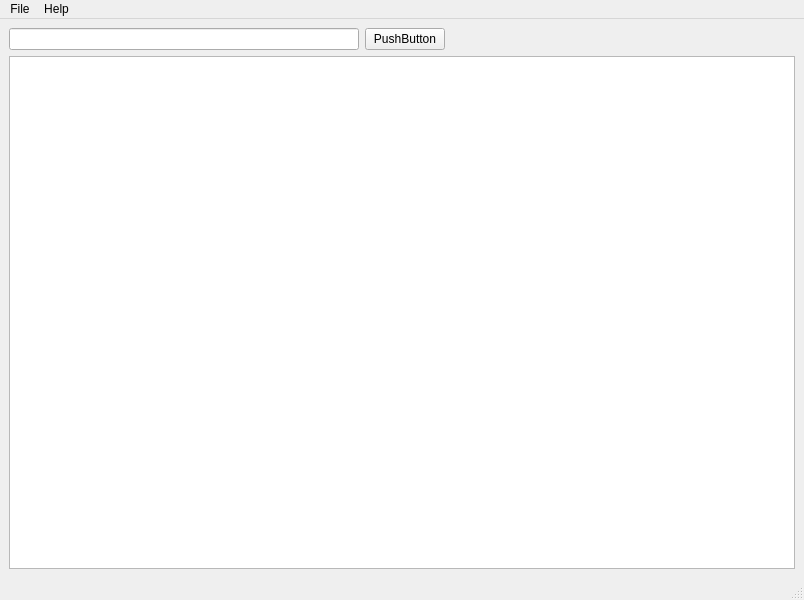
<?xml version="1.0" encoding="UTF-8"?>
<ui version="4.0">
 <class>MainWindow</class>
 <widget class="QMainWindow" name="MainWindow">
  <property name="geometry">
   <rect>
    <x>0</x>
    <y>0</y>
    <width>804</width>
    <height>600</height>
   </rect>
  </property>
  <property name="sizePolicy">
   <sizepolicy hsizetype="Preferred" vsizetype="Preferred">
    <horstretch>0</horstretch>
    <verstretch>0</verstretch>
   </sizepolicy>
  </property>
  <property name="windowTitle">
   <string>MainWindow</string>
  </property>
  <widget class="QWidget" name="centralwidget">
   <layout class="QGridLayout" name="gridLayout">
    <item row="2" column="0">
     <layout class="QVBoxLayout" name="verticalLayout">
      <item>
       <widget class="QTableView" name="mainView"/>
      </item>
     </layout>
    </item>
    <item row="1" column="0">
     <layout class="QHBoxLayout" name="horizontalLayout" stretch="0,0,0">
      <property name="spacing">
       <number>6</number>
      </property>
      <property name="sizeConstraint">
       <enum>QLayout::SizeConstraint::SetDefaultConstraint</enum>
      </property>
      <item>
       <widget class="QLineEdit" name="searchEdit"/>
      </item>
      <item>
       <widget class="QPushButton" name="playPauseBtn">
        <property name="text">
         <string>PushButton</string>
        </property>
       </widget>
      </item>
      <item>
       <spacer name="horizontalSpacer">
        <property name="orientation">
         <enum>Qt::Orientation::Horizontal</enum>
        </property>
        <property name="sizeHint" stdset="0">
         <size>
          <width>40</width>
          <height>20</height>
         </size>
        </property>
       </spacer>
      </item>
     </layout>
    </item>
   </layout>
  </widget>
  <widget class="QMenuBar" name="menubar">
   <property name="geometry">
    <rect>
     <x>0</x>
     <y>0</y>
     <width>804</width>
     <height>23</height>
    </rect>
   </property>
   <widget class="QMenu" name="menuFile">
    <property name="title">
     <string>File</string>
    </property>
   </widget>
   <widget class="QMenu" name="menuHelp">
    <property name="title">
     <string>Help</string>
    </property>
   </widget>
   <addaction name="menuFile"/>
   <addaction name="menuHelp"/>
  </widget>
  <widget class="QStatusBar" name="statusbar"/>
 </widget>
 <resources/>
 <connections/>
</ui>
